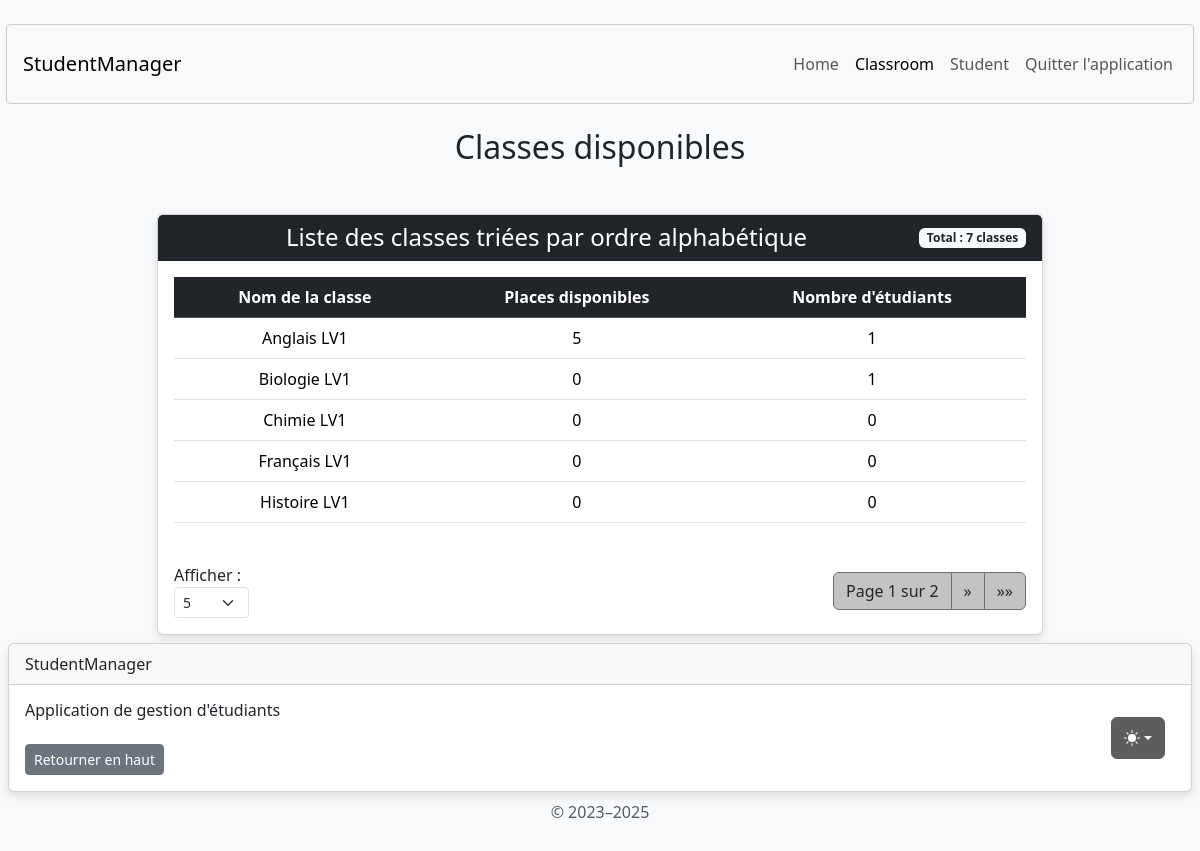
The app's page /classroom/display/ with its own data.
### classroom/models.py (models this page shows, shortened)
class Classroom(models.Model):
    classroom_name = models.CharField(max_length=255)
    number_of_places_available = models.PositiveIntegerField(default=0)
    @property
    def student_count(self):
        return self.students.count()

### classroom/views.py (the view)
# urls.py: path('classroom/display/', display_classrooms_view, name='display_classrooms'),
def display_classrooms_view(request):
    try:
        items_per_page = int(request.GET.get('items_per_page', 5))
        if items_per_page not in [5, 10, 50, 100]:
            items_per_page = 5
    except (ValueError, TypeError):
        items_per_page = 5
    classrooms = Classroom.objects.all().order_by('classroom_name')
    paginator = Paginator(classrooms, items_per_page)
    page_number = request.GET.get('page')
    page_obj = paginator.get_page(page_number)
    classrooms_data = [
        {
            'name': classroom.classroom_name,
            'places_available': classroom.number_of_places_available,
            'student_count': classroom.student_count
        }
        for classroom in page_obj.object_list  # Utiliser object_list pour éviter double requête
    ]
    context = {
        'page_obj': page_obj,
        'classrooms': classrooms_data,          # Passe les données préparées
        'has_classrooms': classrooms.exists(),  # Plus efficace que len()
        'items_per_page': items_per_page,
        'per_page_options': [5, 10, 50, 100]    # Pour garder une seule source de vérité
    }
    return render(request, 'classroom/display_classrooms.html', context)

### classroom/templates/classroom/display_classrooms.html (shortened to what this page needs)
{% extends 'home/base.html' %}
{% load static %}
{% block content %}
<body class="d-flex align-items-center py-4 bg-body-tertiary">
    <main class="container text-center">
        <h2 class="mb-4 mt-4">Classes disponibles</h2>
        <div class="container mt-5">
            <div class="row justify-content-center">
                <div class="col-md-10">
                    <div class="card">
                        <div class="card-header bg-dark text-white d-flex justify-content-between align-items-center">
                            <h4 class="mb-0 flex-grow-1 text-center">Liste des classes triées par ordre alphabétique</h4>
                            <span class="badge bg-light text-dark">
                                Total : {{ page_obj.paginator.count }} classes
                            </span>
                        </div>
                        <div class="card-body">
                            {% if has_classrooms %}
                            <div class="table-responsive">
                                <table class="table table-hover">
                                    <thead class="table-dark">
                                        <tr>
                                            <th scope="col">Nom de la classe</th>
                                            <th scope="col">Places disponibles</th>
                                            <th scope="col">Nombre d'étudiants</th>
                                        </tr>
                                    </thead>
                                    <tbody>
                                        {% for classroom in classrooms %}
                                        <tr>
                                            <td>{{ classroom.name }}</td>
                                            <td>{{ classroom.places_available }}</td>
                                            <td>{{ classroom.student_count }}</td>
                                        </tr>
                                        {% endfor %}
                                    </tbody>
                                </table>
                            </div>
                            <div class="pagination-container mt-4">
                                <div>
                                    <form method="GET" class="form-inline">
                                        <label for="items_per_page" class="me-2">Afficher :</label>
                                        <select name="items_per_page" id="items_per_page" class="form-select form-select-sm" onchange="this.form.submit()">
                                            {% for option in per_page_options %}
                                            <option value="{{ option }}" {% if items_per_page == option %}selected{% endif %}>{{ option }}</option>
                                            {% endfor %}
                                        </select>
                                    </form>
                                </div>
                                <nav>
                                    <ul class="pagination mb-0">
                                        <li class="page-item disabled">
                                            <span class="page-link">
                                                Page {{ page_obj.number }} sur {{ page_obj.paginator.num_pages }}
                                            </span>
                                        </li>
                                        {% if page_obj.has_next %}
                                        <li class="page-item">
                                            <a class="page-link" href="?page={{ page_obj.next_page_number }}&items_per_page={{ items_per_page }}" aria-label="Next">
                                                <span aria-hidden="true">&raquo;</span>
                                            </a>
                                        </li>
                                        <li class="page-item">
                                            <a class="page-link" href="?page={{ page_obj.paginator.num_pages }}&items_per_page={{ items_per_page }}" aria-label="Last">
                                                <span aria-hidden="true">&raquo;&raquo;</span>
                                            </a>
                                        </li>
                                        {% endif %}
                                    </ul>
                                </nav>
                            </div>
                            {% else %}
                            <div class="alert alert-info" role="alert">
                                Il n'y a pas de classes à afficher.
                            </div>
                            {% endif %}
                        </div>
                    </div>
                </div>
            </div>
        </div>
    </main>
</body>
{% endblock content %}

### home/templates/home/base.html (style rules this page uses)
body { display: flex; flex-direction: column; min-height: 100vh; }
main { flex: 1; }

### classroom/templates/classroom/display_classrooms.html (style rules this page uses)
.card { box-shadow: 0 4px 8px rgba(0, 0, 0, 0.1); }
.pagination .page-item .page-link { color: #252525; background-color: #c3c3c3; border-color: #6f6f6f; transition: all 0.3s ease; outline: none !important; box-shadow: none !important; }
.pagination .page-item.disabled .page-link { background-color: #c3c3c3; border-color: #6f6f6f; color: #252525; }
.pagination-container { display: flex; justify-content: space-between; align-items: center; flex-wrap: wrap; }

### records on screen
Classroom: name "Anglais LV1"
Classroom: name "Biologie LV1"
Classroom: name "Chimie LV1"
Classroom: name "Français LV1"
Classroom: name "Histoire LV1"

### other values on screen
{{ page_obj.paginator.count }} "7"
{{ classroom.places_available }} "5" "0" "0" "0" "0"
{{ classroom.student_count }} "1" "1" "0" "0" "0"
{{ page_obj.number }} "1"
{{ page_obj.paginator.num_pages }} "2"
form field items_per_page "5"
